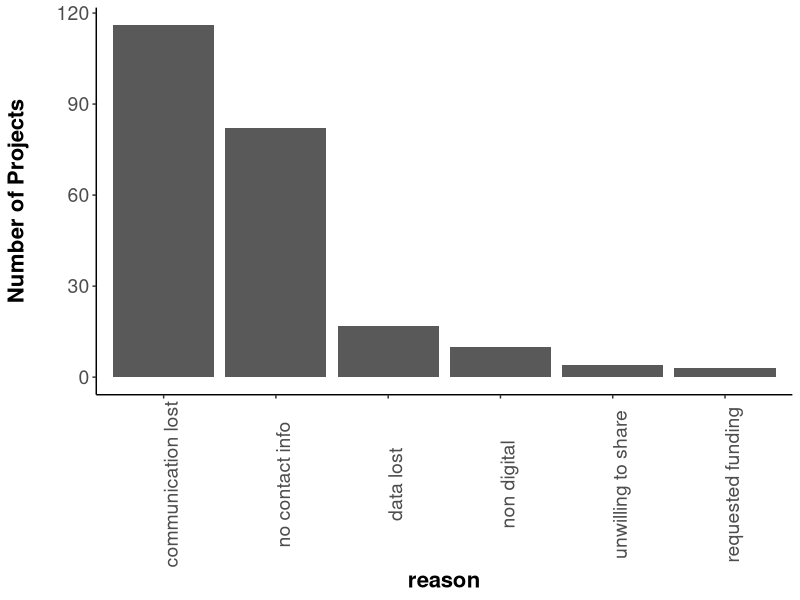

Write the R code that produced this figure.
## ---- chunk 1

library(knitr)
library(dplyr)
library(readr)
library(ggplot2)
library(reshape2)
library(grid)
library(gridExtra)

rslt=read.csv('data/archResRevised2.csv',header=T,stringsAsFactors=F)
rslt[rslt$Status=='published','Status']<-'Published'

rslt$succ=ifelse(rslt$Status %in% c('Published','SentData','Revised'),0,1) # 0=success???
rslt$statSucc=ifelse(rslt$Status %in% c('Published','SentData','Revised'),1,0) # 1 = success, 2 = not successful


agDes=read.csv('data/ecoInfoAgencyDesig.csv',header=T,stringsAsFactors=T,col.names=c('agency','agGrp','agSubGrp'))
agDes$agGrp=gsub('nonProf','private',agDes$agGrp)


rslt2=merge(rslt,agDes,all.x=T)
rslt2=rslt2 %>%
  filter(!end>2010) 
## ---- chunk 2
statusCols=c('Unrecoverable'='orangered',
             'Emailed'='orange',
             'Replied'='gold',
             'SentData'='darkolivegreen2',
             'Revised'='darkolivegreen3',
             'Published'='forestgreen')

succCols=c('aff'='grey17',
           'neg'='grey89')

## ---- chunk 3
statusProps=table(rslt2$Status)
eqProp=chisq.test(statusProps) #not equal proportions

eqProp
## ---- chunk 4

succBlr<-glm(formula = statSucc~agSubGrp+end+dataType,family='binomial',data=rslt2)

## statSucc = Binomial: did we recover the data?
## agGrp = sector of home institution
## end = last year project was funded by EVOSTC
## dataType = field of study

summary(succBlr)

## ---- chunk 5

dtProps=table(rslt2$statSucc,rslt2$dataType)
dtChi=chisq.test(dtProps)

dtChi
## ---- chunk 6
dtBlr<-glm(formula = statSucc~dataType,family='binomial',data=rslt2)

summary(dtBlr)
## ---- chunk 7
secProps=table(rslt2$statSucc,rslt2$agGrp)
sectChi=chisq.test(secProps)

sectChi

subSecProps=table(rslt2$statSucc,rslt2$agSubGrp)
subSectChi=chisq.test(subSecProps)

subSectChi
## ---- chunk 8

tempProps=table(rslt2$statSucc,as.character(rslt2$end))
tempChi=chisq.test(tempProps)

tempChi
## ---- chunk 9
tempBlr<-glm(formula = statSucc~as.character(end),family='binomial',data=rslt2)

summary(tempBlr)
## ---- chunk 10

reas=rslt2 %>%
  filter(Status=='Unrecoverable') %>%
  filter(!reason=="no data generated") %>%
  filter(!reason=="data uvailable") %>%
  select(Status,reason)
reasTab=as.data.frame(table(reas$reason))
colnames(reasTab)=c('reason','nDatasets')

## add in status = 'emailed' to 'no contact info' & status = "replied" to unwilling to share? ...discuss with group

reasTab[reasTab$reason=='no contact info',"nDatasets"] <- (reasTab[reasTab$reason=='no contact info',"nDatasets"] + length(rslt2[rslt2$Status=='Emailed','Status'])) 

levels(reasTab$reason)=c(levels(reasTab$reason),'communication lost')

reasTab[6,]<-c('communication lost', length(rslt2[rslt2$Status=='Replied','Status'])+1)# +1 for one of the 'data unavailable' datasets, add the other to "data lost"
reasTab[1,2]<-as.numeric(as.character(reasTab[reasTab$reason=="data lost","nDatasets"]))+1

reasTab<-arrange(reasTab,desc(as.numeric(nDatasets)))
reasTab$reason<-factor(reasTab$reason,levels = reasTab$reason,ordered = T)

unsProps=table(reas$reason)
unsChi=chisq.test(unsProps)

unsChi
## ---- chunk 11
dtBlr<-glm(formula = statSucc~dataType,family='binomial',data=rslt2)

summary(dtBlr)
## ---- chunk 12

whyNot<-ggplot(reasTab,aes(x=reason,y=as.numeric(nDatasets)))+
  geom_bar(stat = "identity")+
  theme(axis.line=element_line('black'),
        panel.grid.major = element_blank(),
        panel.grid.minor = element_blank(),
        panel.border = element_blank(),
        panel.background = element_blank())+
  theme(axis.text.x = element_text(angle=90))+
  #xlab('\nReason data were not recovered')+
  ylab('Number of Projects\n')+
  #ggtitle('Why are data not recovered?')+
  theme(axis.text=element_text(size=14),
        title=element_text(size=16,face="bold"))+
  theme(axis.line.x = element_line(color="black"),
        axis.line.y = element_line(color="black")) ## *** add each n as text above bar
whyNot
